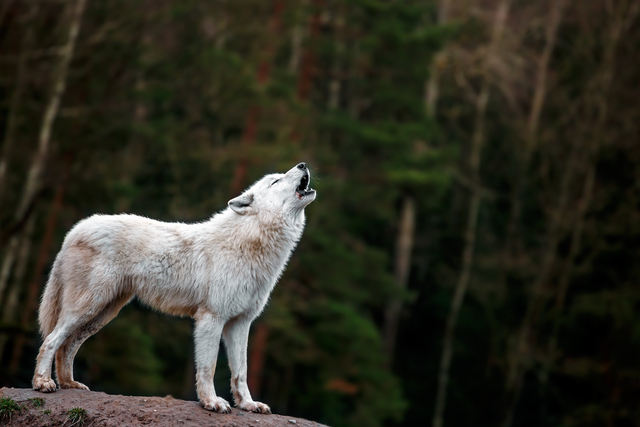
#> input picture assignments/first/wolf.jpg, 640 x 427 px
$ python image.py
#> lines starting #> are read from the running program, lines starting #| are printed output that depends on the picture; after the words box and inside, x2 and y2 are one past the last pixel; in counts of white or black regions, pixels touching at a corner belong together
import cv2

# Load the RGB image
image = cv2.imread('./wolf.jpg')
#> image is the input picture: shape (427, 640, 3); mean B, G, R 35.4, 47, 48

# Convert the image to grayscale
gray_image = cv2.cvtColor(image, cv2.COLOR_BGR2GRAY)
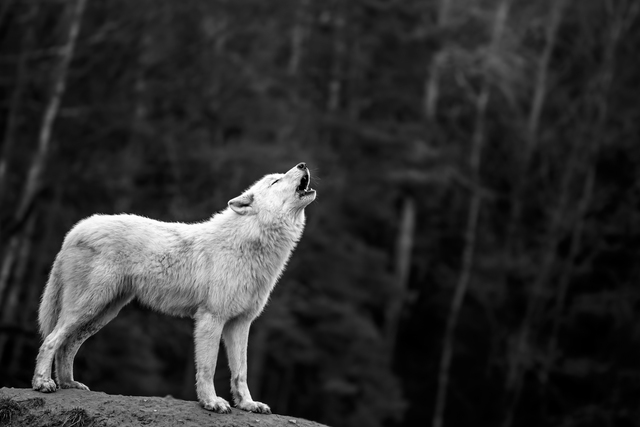
#> gray_image: shape (427, 640); min 0, max 255, mean 46

# Threshold the grayscale image to create a binary image
_, binary_image = cv2.threshold(gray_image, 128, 255, cv2.THRESH_BINARY)
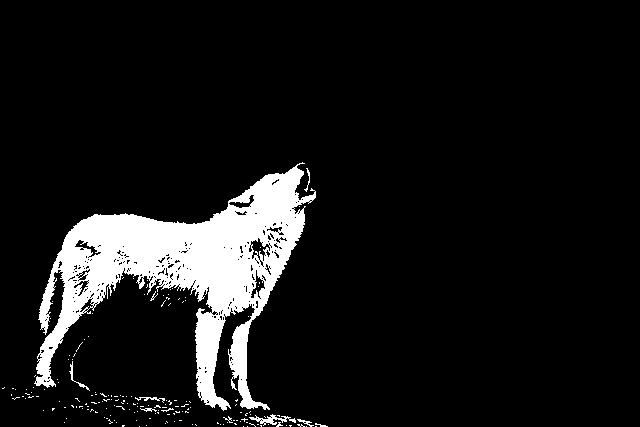
#> binary_image: shape (427, 640); 9.2% white; 173 white regions (163 under 20 px), largest, box (x1, y1, x2, y2) and area: (34, 162, 316, 411) 24254, (249, 414, 296, 426) 198, (69, 361, 90, 391) 78

# Save the grayscale image
cv2.imwrite('gray_image.jpg', gray_image)

# Save the binary image
cv2.imwrite('binary_image.jpg', binary_image)

# Display the grayscale and binary images (optional)
cv2.imshow('Grayscale Image', gray_image)
cv2.imshow('Binary Image', binary_image)

# Wait for a key press and then close the windows
cv2.waitKey(0)
cv2.destroyAllWindows()
